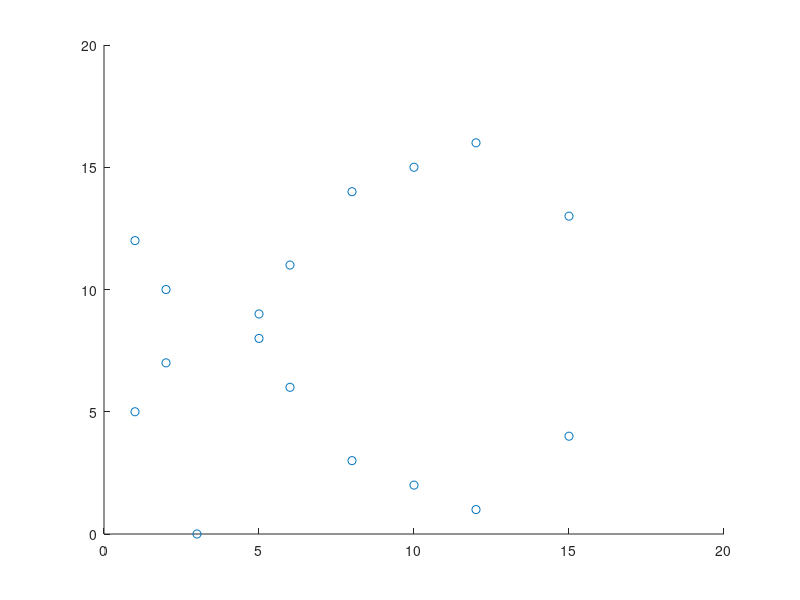

Write the MATLAB code that produced this figure. (Note: this script raises an error after producing the figure.)
% Implement ECDH
% elliptic curve coefficients
p = 17;			% finite field GF(p) = Fp
N = 17;			% order of curve; number of points on the curve
n = 17;			% order of subgroup; number of points in subgroup start from G
h = N/n;		% curve cofactor
a = 0;			% curve coefficient
b = 7;			% curve coefficient
G = [15,13];	% start point

% generate finite field 2-D map
[X, Y] = meshgrid((0:p-1), (0:p-1));

% elliptic curve equation
field = mod(Y.^2 - X.^3 - a.*X - b, p);

% list valid points on the curve in the finite field
ECpoints = [X(field == 0) Y(field == 0)];

figure
hold on;
plot(ECpoints(:, 1), ECpoints(:, 2), 'o');
hold on;
ax = gca;
ax.XTick = 0:17;
ax.YTick = 0:17;
axis([0 17 0 17]);
grid on;

% Crypto
disp('cyclic subgroup elements: ------------------------------')
linecolor_base = [0, 0.1,  1];
linecolor_grad = [1, 0, -1] ./ n;

P = G;
xP = G(1);
yP = G(2);

% First, derive R=2P
[gcd, x, y] = ExtEuclAlgo(2*yP, p);
mult_inv = mod(x, p);
s = mod((3 * xP^2 + a) * mult_inv, p);	% diff with P + Q

xR = mod(s^2 - 2 * xP, p);
yR = mod(s * (xP - xR) - yP, p);
R = [xR, yR];

% draw line from P to R=2P
line = [P; R];
plot(line(:,1), line(:,2), 'color', linecolor_base + linecolor_grad * 1)
drawnow

% iteratively traverse each points in subgroup
for r = 2:n+1
	
	% update Q
	Q = R;
	xQ = R(1);
	yQ = R(2);
	
	% calculate P + Q = R i.e. P + rP = (r+1)P
	if xQ ~= xP
		[gcd, x, y] = ExtEuclAlgo((xQ - xP), p);	% find the mult inverse
		mult_inv = mod(x, p);						% of (xQ - xP)
		s = mod((yQ - yP) * mult_inv, p);
		xR = mod(s^2 - xP - xQ, p);
		yR = mod(s * (xP - xR) - yP, p);
		R = [xR, yR]
	else
		R = [G(1), 0]
	end
	
	% draw line from Q (rP) to R ((r+1)P)
	line = [Q; R]; 
	plot(line(:,1), line(:,2), 'color', linecolor_base + linecolor_grad * r)
	drawnow
	pause(0.1);
end
%%
Q = ECpoint_Scale(G, 6, p)
%%
x = 5;
mod(x^(p-2), p)

%% 
P1 = [15, 13]
P2 = [15, 4]
% Q = ECpoint_Double([P1(1), P1(2), 1]);
Q = ECpoint_Addition([P1(1), P1(2), 1], [P2(1), P2(2), 1])
[gcd, x, y] = ExtEuclAlgo(Q(3), p);	% find the mult inverse
Z_inv = mod(x, p)
P2 = [mod(Q(1) * Z_inv^2, p), mod(Q(2) * Z_inv^3, p)]

% need deal with the infinite point O.
% how to make O + P = P?

%%
function [Q] = ECpoint_Scale(P, k, p)
	% to jacobian coordinate
	Pjac = [P(1), P(2), 1];
	Qjac = [0, 0, 0];
	l = 8;
	kbit = dec2bin(int16(k), l);
	for j = (0:l-1)
		Qjac = ECpoint_Double(Qjac);
		if kbit(j + 1) == '1'
			if (Qjac == [0, 0, 0])
				Qjac = Pjac;
			else
				Qjac = ECpoint_Addition(Pjac, Qjac);
			end
		end
	end
	[gcd, x, y] = ExtEuclAlgo(Qjac(3), p);	% find the mult inverse
	Z_inv = mod(x, p);
	Q = [mod(Qjac(1) * Z_inv^2, p), mod(Qjac(2) * Z_inv^3, p)];
end

function [Q] = ECpoint_Double(P)
	a = 0; p = 17;
	X1 = P(1); Y1 = P(2); Z1 = P(3);
	M = mod(3 * X1^2 + a * Z1^4, p);
	S = mod(4 * X1 * Y1^2, p);
	T = mod(8 * Y1^4, p);
	X2 = mod(M^2 - 2*S, p);
	Y2 = mod(M * (S-X2) - T, p);
	Z2 = mod(2 * Y1 * Z1, p);
	Q = [X2, Y2, Z2];
end

function [Q] = ECpoint_Addition(P0, P1)
	p = 17;
	X0 = P0(1);
	Y0 = P0(2); 
	Z0 = P0(3);	
	X1 = P1(1); Y1 = P1(2); Z1 = P1(3);
	M = mod(Y0 * Z1^3 + Y1 * Z0^3, p);
	R = mod(Y0 * Z1^3 - Y1 * Z0^3, p);
	T = mod(X0 * Z1^2 + X1 * Z0^2, p);
	W = mod(X0 * Z1^2 - X1 * Z0^2, p);
	X2 = mod(R^2 - T * W^2, p);
	V = mod(T * W^2 - 2 * X2, p);
	Y2 = mod((V * R - M * W^3) * 9, p);	% <-- 2Y2?
	Z2 = mod(Z0 * Z1 * W, p);
	Q = [X2, Y2, Z2];
end

%%
function [gcd, s_, t_] = ExtEuclAlgo(a, b)
% Description
%	  Extended Euclidean Algorithm
%     Returns a three-tuple (gcd, x, y) such that
%     a * x + b * y == gcd, where gcd is the greatest
%     common divisor of a and b.
% 
%     This function implements the extended Euclidean
%     algorithm and runs in O(log b) in the worst case.

	% [now, old] 
	s = [0, 1];
	t = [1, 0];
	r = [b, a];

	while r(1) ~= 0
		quotient = floor(r(2) / r(1));	% get quotient
		r = [r(2) - quotient * r(1), r(1)];
		s = [s(2) - quotient * s(1), s(1)];
		t = [t(2) - quotient * t(1), t(1)];
	end
	
	gcd = r(2);
	s_ = s(2);
	t_ = t(2);
end

%% 
% https://cryptobook.nakov.com/asymmetric-key-ciphers/elliptic-curve-cryptography-ecc
% https://zh.wikipedia.org/wiki/%E6%A4%AD%E5%9C%86%E6%9B%B2%E7%BA%BF

